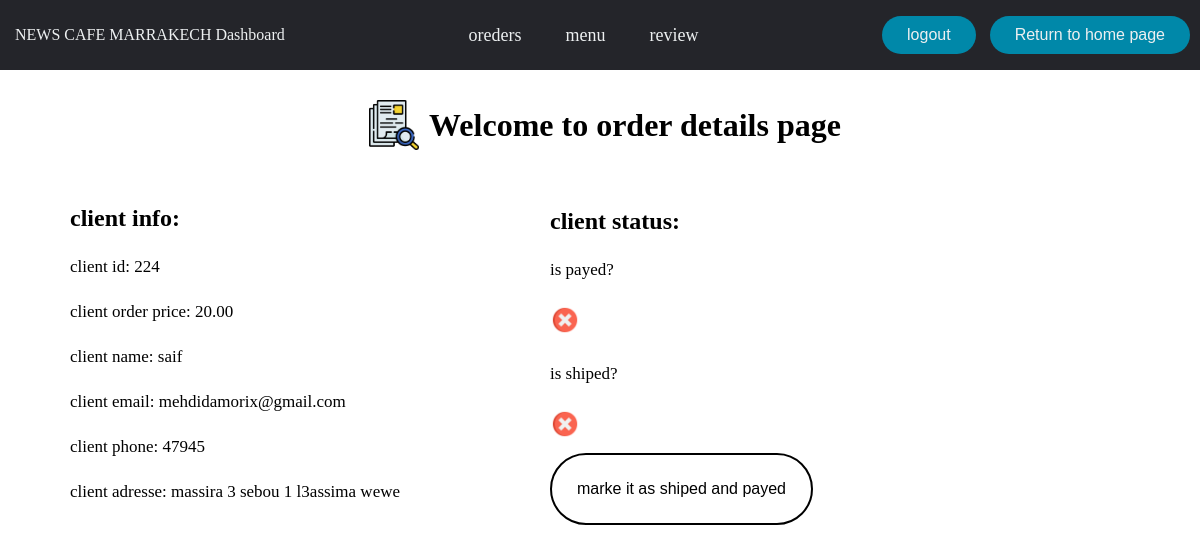
The page /members/order_manipulation/224 on the database its author committed.
### products/models.py (models this page shows, shortened)
class OrderModel(models.Model):
    created_on = models.DateTimeField(auto_now_add=True)
    price = models.DecimalField(max_digits=7, decimal_places=2)
    items = models.ManyToManyField(
        'products', related_name='order', blank=True)
    namecl=models.CharField(max_length=50,blank=True)
    email=models.CharField(max_length=50,blank=True)
    number=models.CharField(max_length=50,blank=True)
    adressecl=models.CharField(max_length=100,blank=True)
    ispayed=models.BooleanField(default=False)
    isshiped=models.BooleanField(default=False)

### resto/views.py (the view, shortened to what this page needs)
# urls.py: path('order_manipulation/<pk>',manipulation.as_view(),name="order_manipulation"),
class manipulation(View):
    def get(self, request, *args, **kwargs):
        order_id=self.kwargs["pk"]
        model=OrderModel.objects.get(id=order_id)
        context={
            'model':model,
                    }
        return render(request, 'resto/order_manipulation.html',context)

### templates/resto/order_manipulation.html (shortened to what this page needs)
{% extends 'base.html' %} {% block content %}
<link rel="stylesheet" href="/static/css/order_manipulation.css"> {% include 'resto/dash_nav.html' %}
<div class="start">
    <img src="/static/imgs/documents.png" alt="">
    <h1>Welcome to order details page </h1>
</div>
<div class="container">
    <div class="info">
        <h2>client info:</h2>
        <p>client id: {{ model.id }} </p>
        <p>client order price: {{ model.price }}</p>
        <p>client name: {{ model.namecl }}</p>
        <p> client email: {{ model.email }}</p>
        <p>client phone: {{ model.number }}</p>
        <p>client adresse: {{ model.adressecl }}</p>
    </div>
    <div class="info">
        <h2>client status:</h2>
        <p>is payed?</p>
        {% if model.ispayed %}
        <img src="/static/imgs/accept.png" alt="" style="width: 30px; height: 30px;"> {% else %}
        <img src="/static/imgs/close.png" alt="" style="width: 30px; height: 30px;">
        {% endif %}
        <p>is shiped?</p>
        {% if model.isshiped %}
        <img src="/static/imgs/accept.png" alt="" style="width: 30px; height: 30px;"> {% else %}
        <img src="/static/imgs/close.png" alt="" style="width: 30px; height: 30px;">
        <form method="POST">
            <button type="submit">marke it as shiped and payed</button>
        </form>
    </div>
</div>
{% endif %} {% endblock %}

### static/css/order_manipulation.css (style rules this page uses)
* { margin: 0; padding: 0; }
.start { display: flex; text-align: center; margin-bottom: 30px; align-items: center; justify-content: center; margin: 20px; }
.start img { width: 50px; height: 50px; margin: 10px; }
.container { width: 80%; display: flex; align-items: center; justify-content: space-evenly; margin: 20px; padding-top: 25px; }
.info { width: 70vw; padding-left: 50px; padding-right: 70px; }
.info h2 { margin-bottom: 20px; }
.info p { margin-top: 25px; margin-bottom: 25px; font-weight: 500; font-size: 17px; color: black; }
.info button { background-color: transparent; padding: 25px; border: black solid 2px; cursor: pointer; margin-top: 10px; color: black; }

### static/css/dash_nav.css (style rules this page uses)
* { margin: 0; padding: 0; box-sizing: border-box; }
li, a, p, button { font-weight: 500; font-size: 16px; color: #edf0f1; text-decoration: none; }
button { padding: 10px 25px; background-color: rgba(0, 136, 169, 1); border: none; border-radius: 50px; cursor: pointer; transition: all 0.3s ease 0s; margin-right: 10px; }

### rows shown on the page
OrderModel: id "224", price "20.00", namecl "saif", email "mehdidamorix@gmail.com", number "47945", adressecl "massira 3 sebou 1 l3assima wewe"
